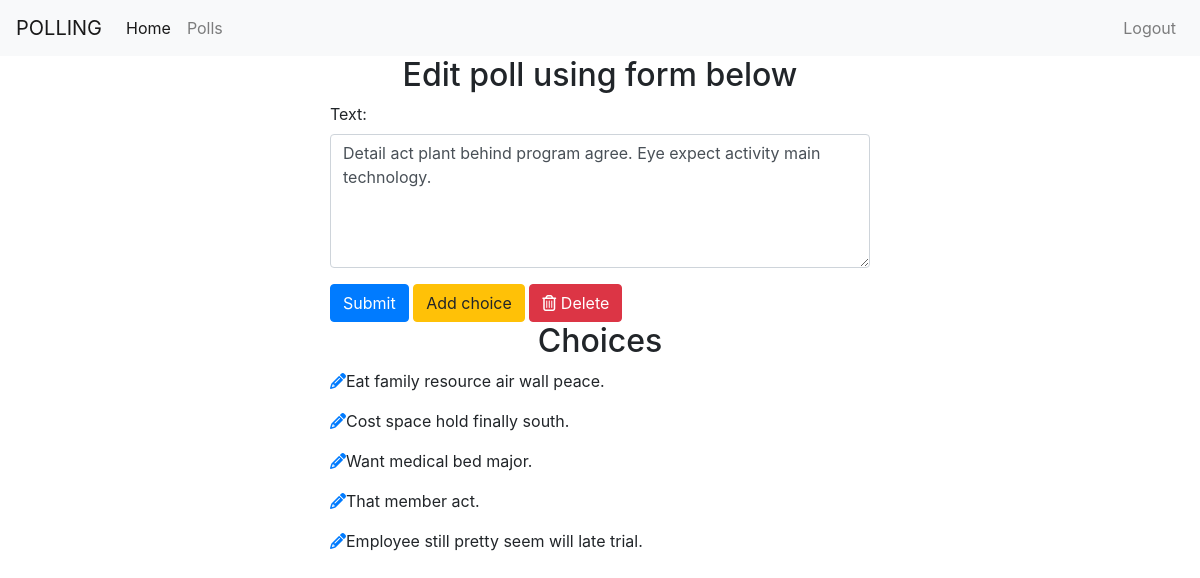
/polls/edit/153 (signed in), run on the app's committed database.
### polls/models.py (models this page shows, shortened)
class Poll(models.Model):
    owner=models.ForeignKey(User,on_delete=models.CASCADE,null=True)
    text=models.CharField(max_length=255)
    pub_date=models.DateField()

class Choice(models.Model):
    poll=models.ForeignKey(Poll,on_delete=models.CASCADE)
    choice_text=models.CharField(max_length=255)

### polls/views.py (the view)
# urls.py: path('edit/<int:poll_id>',views.edit_poll,name="edit_poll"),
@login_required
def edit_poll(request,poll_id):
    poll=get_object_or_404(Poll,id=poll_id)
    if request.user != poll.owner:
        return redirect('/')
    if request.method=='POST':
        form=EditPollForm(request.POST,instance=poll)
        if form.is_valid():
            form.save()
            messages.success(request,"Poll edited successfully!!",extra_tags="alert alert-warning alert-dismissible fade show")
            return redirect('polls:list')
    else:
        form=EditPollForm(instance=poll)
    return render(request,'polls/edit_poll.html',{'form':form,'poll':poll})

### polls/forms.py
class EditPollForm(forms.ModelForm):
    class Meta:
        model=models.Poll
        fields=['text']
        widgets = {
            'text': forms.Textarea(attrs={'class':'form-control','cols': 73, 'rows': 5})
        }

### templates/polls/edit_poll.html (shortened to what this page needs)
{% extends 'base.html' %}
{% block content %}
    <div class="container">
            <h2 class="text-center">Edit poll using form below </h2>
        <div class="row">
            <div class="col-md-6 offset-md-3">
            <form method='post',action=''>
                {% for field in form %}
                    <div class="form-group">
                        {{ field.label_tag}}
                        {{ field }}
                    </div>
                {% endfor %}
                <button type="submit" class="btn btn-primary">Submit</button>
                <a class="btn btn-warning" href="{% url 'polls:add_choice' poll.id  %}" >Add choice</a>
                <a type="button" href="{% url 'polls:delete_poll' poll.id %}" value="delete" class="btn btn-danger"><i class="far fa-trash-alt"></i> Delete</a>
            </form>
            <h2 class="text-center"> Choices </h2>
            {% for choice in poll.choice_set.all %}
            <p><a href="{% url 'polls:edit_choice' choice.id %}" ><i class="fas fa-pencil-alt"></i></a>{{choice.choice_text}}</p>
            {% endfor %}
            </div>
        </div>
    </div>
{% endblock %}

### data on the page
Poll: form "Detail act plant behind program agree. Eye expect activity main technology."
Choice: choice_text "Eat family resource air wall peace."
Choice: choice_text "Cost space hold finally south."
Choice: choice_text "Want medical bed major."
Choice: choice_text "That member act."
Choice: choice_text "Employee still pretty seem will late trial."

### other printed values
{{ field.label_tag }} "Text:"
